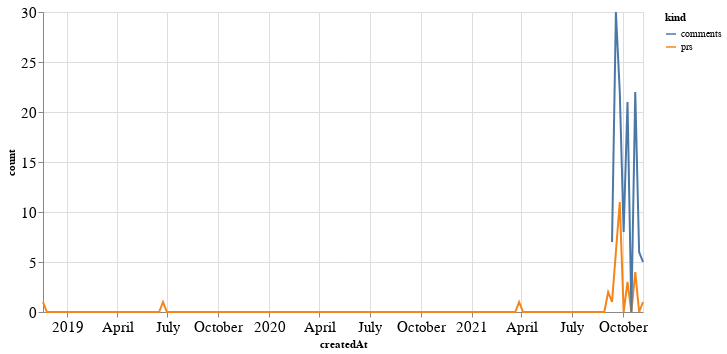

Here is the notebook cell this chart was saved with:
### Code cell
alt.Chart(total_time, width=600).mark_line().encode(
    x='createdAt',
    y='count',
    color='kind'
)

### Figure 1 — Vega-Lite specification as saved in the notebook (floating-point values rounded to 4 significant figures; data arrays with more than 128 entries replaced by an {"elided": "..."} marker saying what was removed)
{"config": {"axisLeft": {"labelFontSize": 15}, "axisBottom": {"labelFontSize": 15}}, "data": {"name": "data-dd3e77b62c06d9e42e32f56f52147431"}, "mark": "line", "encoding": {"color": {"type": "nominal", "field": "kind"}, "x": {"type": "temporal", "field": "createdAt"}, "y": {"type": "quantitative", "field": "count"}}, "width": 600, "$schema": "https://vega.github.io/schema/vega-lite/v4.8.1.json", "datasets": {"data-dd3e77b62c06d9e42e32f56f52147431": {"elided": "312 records"}}}
